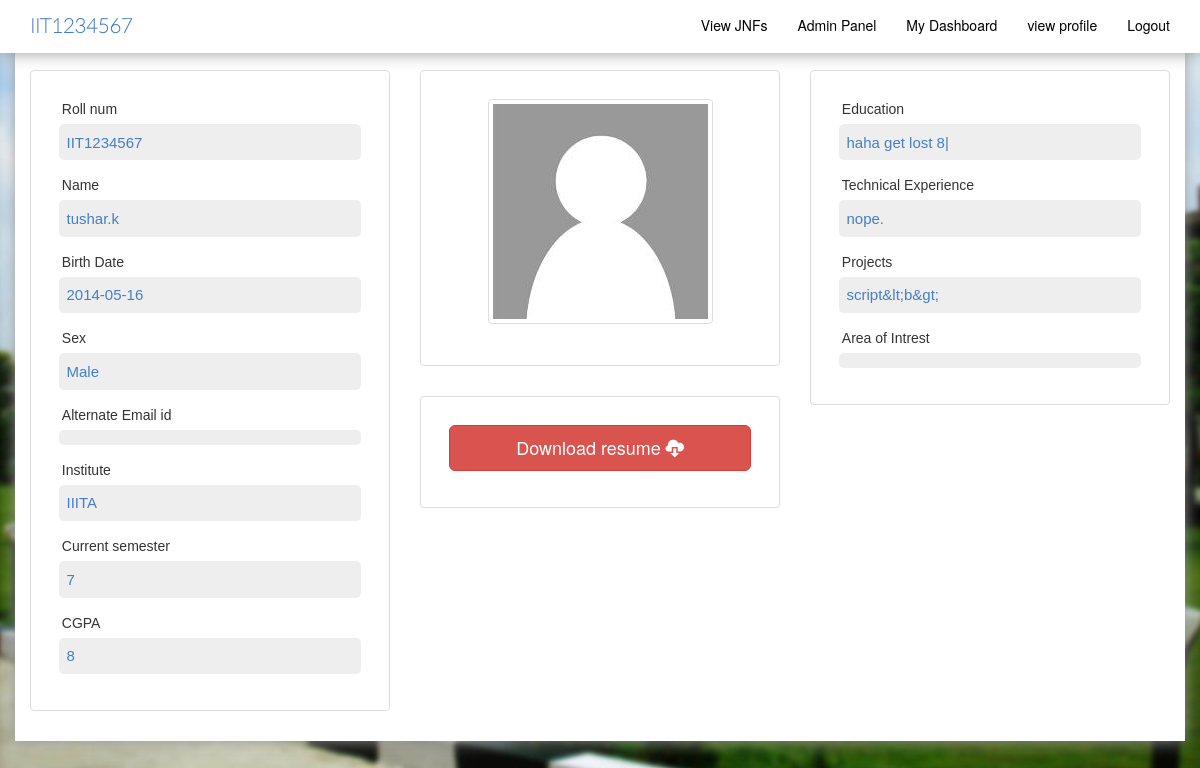
/studentprofile.php?rollnum=IIT1234567 (signed in), run on the app's committed database.
### tables this page shows
CREATE TABLE IF NOT EXISTS `studentsdata` (
  `id` int(11) NOT NULL AUTO_INCREMENT,
  `rollnum` varchar(10) NOT NULL,
  `name` varchar(40) NOT NULL,
  `birthdate` date NOT NULL,
  `sex` varchar(6) NOT NULL,
  `alternateEmail` varchar(40) NOT NULL,
  `institute` varchar(5) NOT NULL,
  `currentSemester` int(11) NOT NULL,
  `cgpa` float NOT NULL,
  `education` text NOT NULL,
  `technicalExperience` text NOT NULL,
  `projects` text NOT NULL,
  `areaOfIntrest` text NOT NULL,
  `isProfileComplete` tinyint(1) NOT NULL,
  `isActive` tinyint(1) NOT NULL,
  `isDeleted` tinyint(1) NOT NULL,
  `added_on` timestamp NOT NULL DEFAULT '0000-00-00 00:00:00',
  `added_by` varchar(10) NOT NULL,
  `modified_on` timestamp NOT NULL DEFAULT CURRENT_TIMESTAMP ON UPDATE CURRENT_TIMESTAMP,
  `mofidied_by` varchar(10) NOT NULL,
  PRIMARY KEY (`id`),
  UNIQUE KEY `rollnum` (`rollnum`)
);

### includes/functions.php (called while the page is built, shortened)
<?php
    function check_input( $value ) {
        $value = addslashes(htmlentities($value));
		return $value;
	}
	function getuserProfileDetails($rollnum){
	   global $dbh1;
		$query = "SELECT * FROM studentsdata WHERE rollnum = '{$rollnum}' LIMIT 1" ;
		$result = mysql_query($query,$dbh1);
		$array = mysql_fetch_array($result);
		return $array;
	}
?>

### includes/viewprofile0.php (called while the page is built, shortened)
<?php
        $details = getuserProfileDetails($rollnum);
        $name = check_input($details['name']);
        $birthDate = check_input($details['birthdate']);
        $sex = check_input($details['sex']);
        $currentsem = check_input($details['currentSemester']);
        $institute = check_input($details['institute']);
        $cgpa = check_input($details['cgpa']);
        $education = nl2br(check_input($details['education']));
        $technicalExp = nl2br(check_input($details['technicalExperience']));
        $projects = nl2br(check_input($details['projects']));
?>

### includes/viewprofile1.php (the view)
<?php echo '
<div class="container mpp-contentdiv">
          <div class="row">
              <div class="col-md-4 ">
                  <div class="thumbnail mpp-divs">
                              <div class="form-group">
                                  <label class="vpp-labelname">Roll num</label>
                                  <div class="vpp-content-text">'.$rollnum.'</div>
                              </div>
                              <div class="form-group">
                                  <label class="vpp-labelname">Name</label>
                                  <div class="vpp-content-text">'.$name.'</div>
                              </div>
                              <div class="form-group">
                                  <label class="vpp-labelname">Birth Date</label>
                                  <div class="vpp-content-text">'.$birthDate.'</div>
                              </div>
                              <div class="form-group">
                                  <label class="vpp-labelname">Sex</label>
                                  <div class="vpp-content-text">'.$sex.'</div>
                              </div>
                              <div class="form-group">
                                  <label class="vpp-labelname"> Alternate Email id</label>
                                  <div class="vpp-content-text">'.$alternateEmail.'</div>
                              </div>
                              <div class="form-group">
                                  <label class="vpp-labelname">Institute</label>
                                  <div class="vpp-content-text">'.$institute.'</div>
                              </div>
                              <div class="form-group">
                                  <label class="vpp-labelname">Current semester</label>
                                  <div class="vpp-content-text">'.$currentsem.'</div>
                              </div>
                              <div class="form-group">
                                  <label class="vpp-labelname">CGPA</label>
                                  <div class="vpp-content-text">'.$cgpa.'</div>
                              </div>
                  </div>
              </div>
              <div class="col-md-4 ">
                  <div class="row">
                      <div class="col-md-12">
                          <div class="thumbnail mpp-divs">
                              <img class="img-responsive thumbnail vpp-customimg" src="profile_pictures/';
                                               if( file_exists('profile_pictures/'.$rollnum.'.jpg') )
                                                   echo $rollnum.".jpg";
                                                else echo "defaultpp.jpg";
                                    echo '           ">
                          </div>
                      </div>
                      ';
?>

### includes/basichtmlheader.php
<?php require_once("includes/connection.php"); ?>
<?php require_once("includes/functions.php"); ?>
<?php
echo'
                <!DOCTYPE html>
<html lang="en">
  <head>
    <meta charset="utf-8">
    <meta http-equiv="X-UA-Compatible" content="IE=edge">
    <meta name="viewport" content="width=device-width, initial-scale=1">
';
?>

### includes/basichtmlheader2.php (shortened to what this page needs)
<?php
echo'
    <link href="css/bootstrap.css" rel="stylesheet">
      <link href="css/style.css" rel="stylesheet">
    <!--[if lt IE 9]>
      <script src="https://oss.maxcdn.com/libs/html5shiv/3.7.0/html5shiv.js"></script>
      <script src="https://oss.maxcdn.com/libs/respond.js/1.4.2/respond.min.js"></script>
    <![endif]-->
  </head>
  <body>
';
?>

### studentprofile.php (shortened to what this page needs)
<?php
    if( isset($_GET['rollnum']) ){
        $rollnum = $_GET['rollnum'];
        $admin = "yes";
    }
    else
    {
        header("Location:index.php");
        exit;
    }
?>
<?php require('includes/basichtmlheader.php'); ?>
<?php require('includes/basichtmlheader2.php'); ?>
<?php require('includes/viewprofile0.php'); ?>
<header class="navbar navbar-fixed-top mydashboardpageheader">
    <div class="container">
        <p class="navbar-brand mdb-p-header"><font color="#447fc8"><?php echo $rollnum; ?></font></p>
         <div class="collapse navbar-collapse mybuttonid">
            <ui class="nav navbar-nav navbar-right">
                <?php if($admin == "yes"){ echo '<li><a href="view_jnf_list.php" class="mdb-menutext">View JNFs</a></li>'; } ?>
                <?php if($admin == "yes"){ echo '<li><a href="admin_dashboard.php" class="mdb-menutext">Admin Panel</a></li>'; } ?>
                <li><a href="mydashboard.php" class="mdb-menutext">My Dashboard</a></li>
                <li><a href="viewprofile.php" class="mdb-menutext">view profile</a></li>
                <li><a href="logout.php" class="mdb-menutext">Logout</a></li>
            </ui>
        </div>
    </div>
</header>
<?php require('includes/viewprofile1.php'); ?>
          <div class="col-md-12">
              <div class="thumbnail mpp-divs">
                  <div class="form-group">
                        <a href="downloadresume.php?rollnum=<?php echo $rollnum; ?>" class="btn btn-block btn-lg btn-danger">
                            Download resume
                            <span class="glyphicon glyphicon-cloud-download"></span>
                        </a>
                  </div>
                </div>
          </div>
<?php require('includes/viewprofile2.php'); ?>

### includes/viewprofile2.php (shortened to what this page needs)
<?php echo '
      </div>
              </div>
              <div class="col-md-4 ">
                  <div class="thumbnail mpp-divs">
                       <form class="" role="form">
                             <div class="form-group">
                                <label class="vpp-labelname">Education</label>
                                <div class="vpp-content-text">
                                    '.$education.'
                                 </div>
                              </div>
                              <div class="form-group">
                                <label class="vpp-labelname">Technical Experience</label>
                                <div class="vpp-content-text">
                                    '.$technicalExp.'
                                 </div>
                              </div>
                              <div class="form-group">
                                <label class="vpp-labelname">Projects</label>
                                <div class="vpp-content-text">
                                    '.$projects.'
                                 </div>
                              </div>
                              <div class="form-group">
                                <label class="vpp-labelname">Area of Intrest</label>
                                <div class="vpp-content-text">
                                    '.$areaofint.'
                                 </div>
                              </div>
                        </form>
                  </div>
              </div>
          </div>
      </div>
  </body>
</html>         ';
?>

### css/style.css (style rules this page uses)
body { background-color:#eeeeee; background:#333 url(../images/campus818901.jpg) no-repeat center center fixed; -webkit-background-size: cover; -moz-background-size: cover; -o-background-size: cover; background-size: cover; }
.mydashboardpageheader { background-color:white; height:3.8em; box-shadow: 0px 0px 16px #999; -moz-box-shadow: 0px 0px 16px #999; -webkit-box-shadow: 0px 0px 16px #999; }
.mdb-p-header { font-family: 'Lato', sans-serif; font-size:20px; font-weight: 900; }
.mdb-menutext { color:black; transition: 0.2s; }
.mpp-contentdiv { background-color:white; padding-top:5em; box-shadow: 0px 0px 16px #999; -moz-box-shadow: 0px 0px 16px #999; -webkit-box-shadow: 0px 0px 16px #999; }
.mpp-divs { padding:2em; padding-bottom: 1.5em; margin:0; margin-bottom:30px; }
.vpp-labelname { display:block; padding-left:0.2em; font-size:14px; font-family:Tahoma, Geneva, sans-serif; font-weight:100; }
.vpp-content-text { padding:0.5em; width:100%; background-color:#eee; border-radius:5px; color:#447fc8; font-size:15px; font-family:Tahoma, Geneva, sans-serif; font-weight:100; }
.vpp-customimg { max-height:20em; }

### data on the page
studentsdata: name "tushar.k", birthdate "2014-05-16", sex "Male", institute "IIITA", currentSemester "7", cgpa "8", education "haha get lost 8|", technicalExperience "nope.", projects "script&lt;b&gt;"

### other printed values
$rollnum "IIT1234567"
